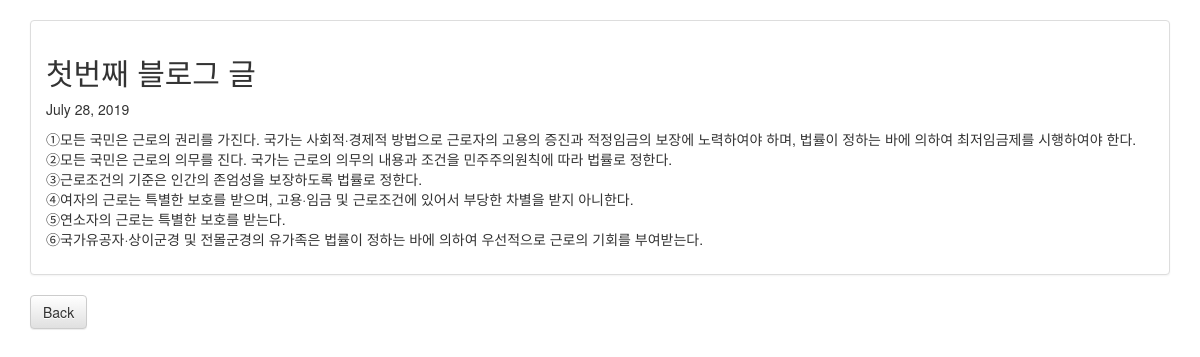
The page /blog/1 on the database its author committed.
### blog/models.py (models this page shows, shortened)
class Blog(models.Model):
    title = models.CharField(max_length = 200)
    pub_date = models.DateField('date published')
    body = models.TextField()

### blog/views.py (the view)
# urls.py: path('<int:blog_id>', views.detail, name = 'detail'),
def detail(request, blog_id):
    blog_detail = get_object_or_404(Blog, pk=blog_id)
    return render(request, 'detail.html', {'blog':blog_detail})

### blog/templates/detail.html
{% extends 'base.html' %}
{% block content %}
    <div class="panel panel-default">
        <div class="panel-body">
            <div class="blog-main">
                <h2 class="blog-post-title">
                    {{blog.title}}
                </h2>
                <p class="blog-post-meta">
                   {{blog.pub_date}}
                </p>
                <p>{{blog.body|linebreaks}}</p>
            </div>
        </div>
    </div>
    <a href="{% url 'home'  %}" class="btn btn-default">Back</a>
{% endblock content %}

### rows shown on the page
Blog: title "첫번째 블로그 글", pub_date "July 28, 2019", body "①모든 국민은 근로의 권리를 가진다. 국가는 사회적·경제적 방법으로 근로자의 고용의 증진과 적정임금의 보장에 노력하여야 하며, 법률이 정하는 바에 의하여 최저임금제를 시행하여야 한다. ②모든 국민은 근로의 의무를 진다. 국가는 근로의 의무의 내용과 조건을 민주주의원칙에 따라 법률로 정한다. ③근로조건의 기준은 인간의 존엄성을 보장하도록 법률로 정한다. ④여자의 근로는 특별한 보호를 받으며, 고용·임금 및 근로조건에 있어서 부당한 차별을 받지 아니한다. ⑤연소자의 근로는 특별한 보호를 받는다. ⑥국가유공자·상이군경 및 전몰군경의 유가족은 법률이 정하는 바에 의하여 우선적으로 근로의 기회를 부여받는다."
